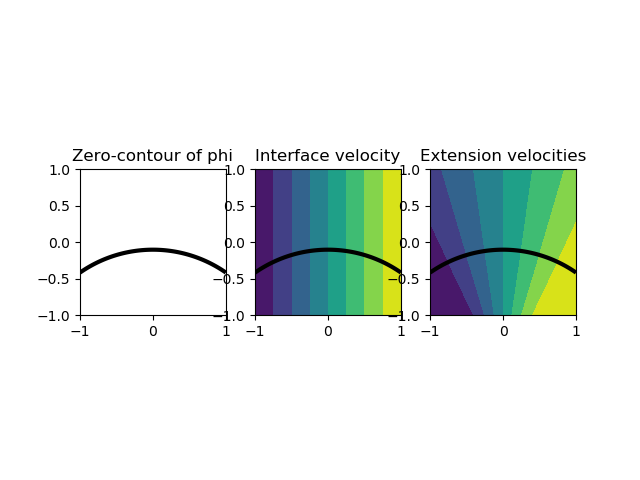

Source code (Python):
import numpy as np
import matplotlib.pyplot as plt
from skfmm import extension_velocities

N = 150
X, Y = np.meshgrid(np.linspace(-1, 1, N), np.linspace(-1, 1, N))
r = 1.75
dx = 2.0 / (N - 1)
phi = (X) ** 2 + (Y + 1.85) ** 2 - r ** 2
speed = X + 1.25
d, f_ext = extension_velocities(phi, speed, dx)


plt.subplot(131)
plt.title("Zero-contour of phi")
plt.contour(X, Y, phi, [0], colors='black', linewidths=(3))
plt.gca().set_aspect(1)

plt.subplot(132)
plt.title("Interface velocity")
plt.contour(X, Y, phi, [0], colors='black', linewidths=(3))
plt.contourf(X, Y, speed)
plt.gca().set_aspect(1)

plt.subplot(133)
plt.title("Extension velocities")
plt.contour(X, Y, phi, [0], colors='black', linewidths=(3))
plt.contourf(X, Y, f_ext)
plt.gca().set_aspect(1)

plt.savefig("./exmaple3.png")
plt.show()
